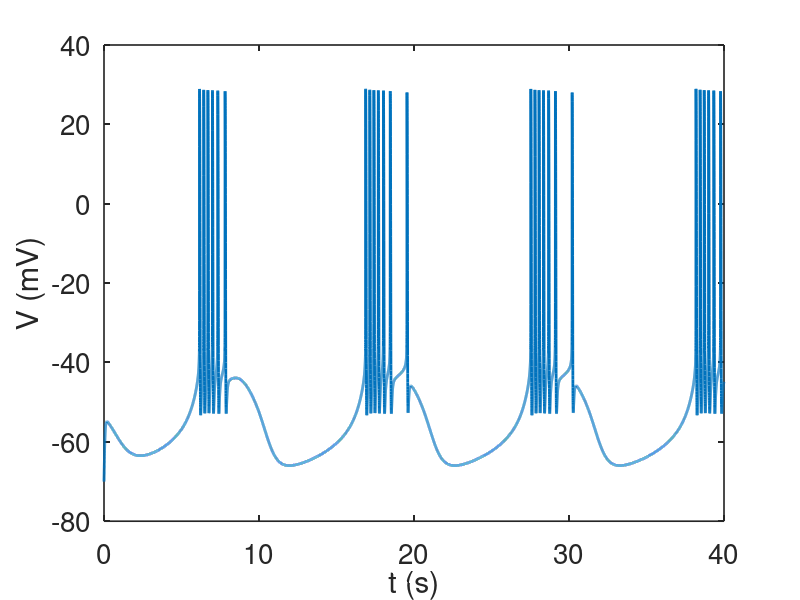

MATLAB code to generate this figure:
%  -------------------------------------------------------------------
%
%   Code for the Aplysia model.
%
%   For Chapter 9, Exercise 9.10 of
%   Keener and Sneyd, Mathematical Physiology, 3rd Edition, Springer.
%
%   Written by James Keener and James Sneyd
%
%  -------------------------------------------------------------------
function aplysia

clear all
close all
clc
set(0,                           ...
   'defaultaxesfontsize', 20,   ...
   'defaultaxeslinewidth', 1.2, ...
   'defaultlinelinewidth', 2.0, ...
   'defaultpatchlinewidth', 0.7);
global rho Kc lam cm vna vca vk vL gna gk gkca gL C1 C2 taux A B gca


 % Conductances in pS; currents in fA; Ca concentrations in uM; time in ms
rho=0.0003;
 Kc=0.0085;
 lam=0.08;
 cm=1.0;
 vna=30.0;
 vca=140.0;

 vk=-75.0;
 vL=-40.0;
 gna=4.0;
 gca=0.004;
 gk=0.3;
 gkca=0.03;
 gL=0.003;
 C1=1.209;
 C2=78.714;
 taux=235.0;
 A=0.15;
 B=-50.0;

v0=-70;
h0=0.012925;
n0=0.61732;
x0=0.5;
c0=0.6;

u0 = [v0,h0,n0,x0,c0 ];

total=40000;

tstep = 1;
tic
%specify the output points
tspan = [0:tstep:total];

 [T,S] = ode23s(@deRHS,tspan, u0, odeset('maxstep',10));
toc
figure( 1)
plot(T/1000,S(:,1))

ylabel('V (mV)')
xlabel('t (s)')

end % of main



%% ode functions
function s_prime=deRHS(t,s)
global rho Kc lam cm vna vca vk vL gna gk gkca gL C1 C2 taux A B gca

v=s(1);
h=s(2);
n=s(3);
x=s(4);
c=s(5);

 % Activation variables

alpham  = 0.1*(50.0-(C1*v + C2))/(exp((50.0-(C1*v + C2))/10.0) - 1.0);
betam  = 4.0*exp((25.0-(C1*v + C2))/18.0);
minf  = alpham /(alpham  + betam );

alphah  = 0.07*exp((25.0-(C1*v + C2))/20.0);
betah  = 1.0/(exp((55.0-(C1*v + C2))/10.0) + 1.0);
hinf  = alphah /(alphah  + betah );
tauh  = 1.0/(alphah  + betah );

alphan  = 0.01*(55.0-(C1*v + C2))/(exp((55.0-(C1*v + C2))/10.0) - 1.0);
betan  = 0.125*exp((45.0-(C1*v + C2))/80.0);
ninf = alphan/(alphan + betan);
taun  = 1.0/(alphan  + betan );

xinf = 1.0/(exp(A*(B-v)) + 1.0);

 % Ionic currents
ina = gna*(minf^3)*h*(v-vna);
ica = gca*x*(v-vca);
iL = gL*(v-vL);
ik = ( gk*(n^4) + gkca*c/(0.5+c) )*(v-vk);

 % Differential Equations
vp = (-ina -ica - ik - iL)/cm;
hp = lam*(hinf - h)/tauh;
np = lam*(ninf - n)/taun;
xp = (xinf - x)/taux;
cp = rho*(Kc*x*(vca - v) - c);

 s_prime = [vp;hp;np;xp;cp];
end
